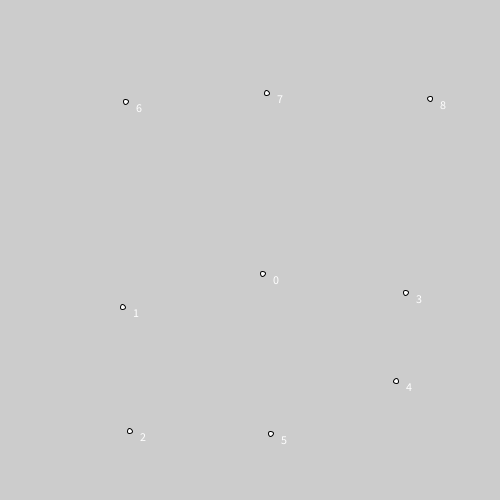
Frame 1 (no input)
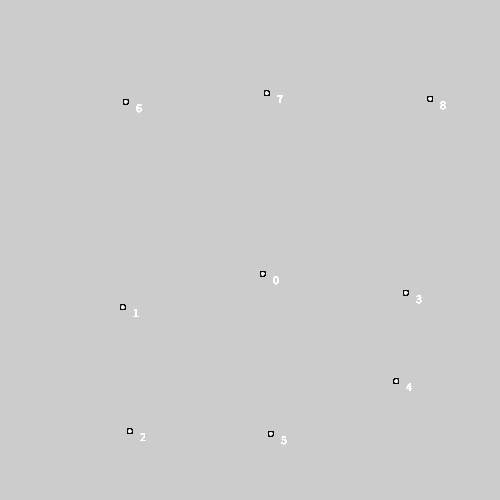
Frame 60 (the mouse pressed at the canvas centre just before this capture)
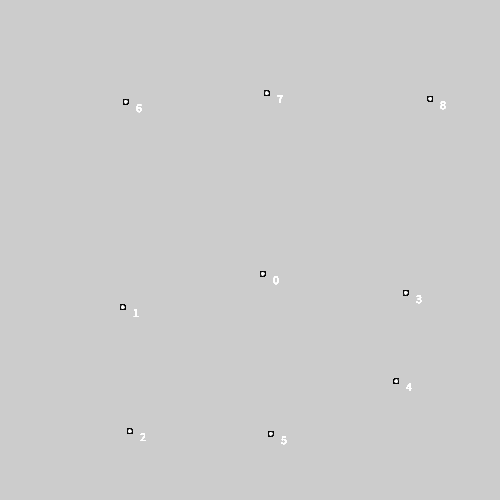
Frame 120 (the mouse held since frame 60 and released just before this capture)

The Processing sketch that drew these frames (run headless with seeded random() and noise(); from frame 60 on, the mouse is pressed at the canvas centre):

// Processing sketch: kohonen_som_trained
// ── kohonen_som_trained.pde
float [][] points = 
{
{52.543629, 54.784996}, 
{24.537773, 61.429398}, 
{25.980040, 86.219154}, 
{81.147026, 58.594246}, 
{79.289650, 76.216034}, 
{54.189091, 86.778175}, 
{25.155565, 20.333952}, 
{53.347778, 18.617573}, 
{86.014366, 19.767389},  
};

int dim = 5;

void setup()
{
  size(500, 500);
}
  
void draw ()
{
  for (int i = 0; i < 9; i++)
  {
    color(255);
    circle(dim * points[i][0], dim * points[i][1], 5.0f);
    color(0);
    text(i, dim * points[i][0] + 10, dim * points[i][1] + 10);
  }
  save("ksom_3x3.png");
}

/*
0  1  2
3  4  5
6  7  8
*/
